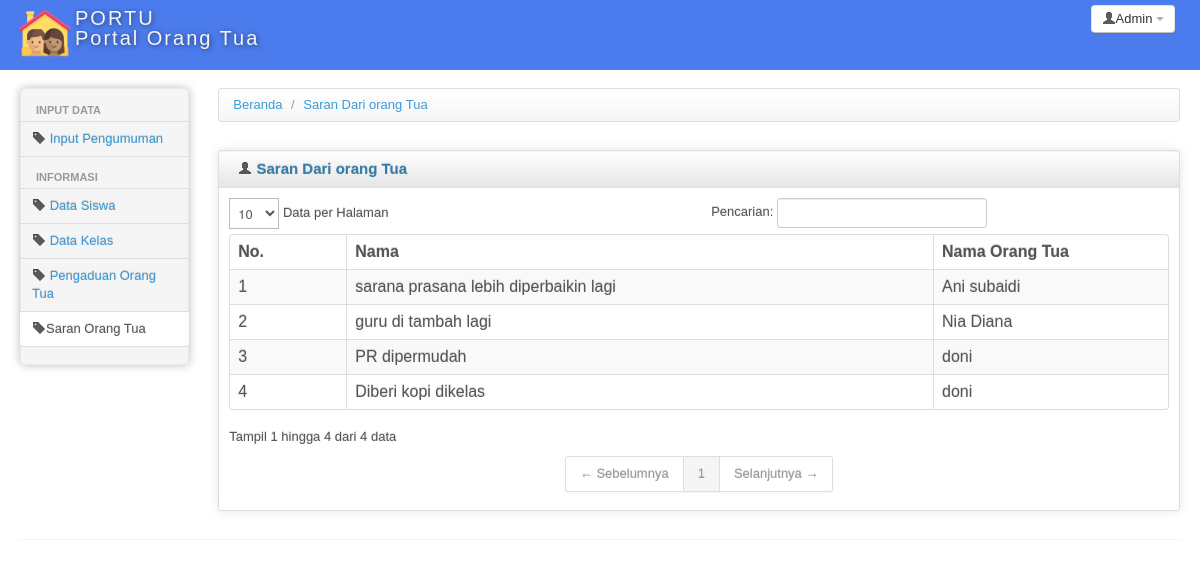
/portu/index.php?modul=saran_A (signed in), run on the app's committed database.
### tables this page shows
CREATE TABLE IF NOT EXISTS `saran` (
  `id_saran` int(11) NOT NULL AUTO_INCREMENT,
  `saran` varchar(111) NOT NULL,
  `id_ortu` int(11) NOT NULL,
  PRIMARY KEY (`id_saran`)
);

CREATE TABLE IF NOT EXISTS `ortu` (
  `id_ortu` int(11) NOT NULL AUTO_INCREMENT,
  `nama_ortu` varchar(111) NOT NULL,
  `username` varchar(111) NOT NULL,
  `password` varchar(111) NOT NULL,
  `hak_akses` varchar(10) NOT NULL,
  PRIMARY KEY (`id_ortu`)
);

### portu/modul/mod_saran/saran_A.php (the view, shortened to what this page needs)
<?php
$query = mysql_query("select * from saran inner join ortu on ortu.id_ortu=saran.id_ortu");
?>
<div>
    <ul class="breadcrumb">
        <li>
            <a href="index.php?modul=home">Beranda</a> <span class="divider">/</span>
        </li>
        <li>
            <a href="index.php?modul=saran">Saran Dari orang Tua</a>
        </li>
    </ul>
</div>
<div class="row-fluid sortable">
    <div class="box span12">
        <div class="box-header well" data-original-title>
            <h2><i class="icon-user"></i> Saran Dari orang Tua</h2>
        </div>
        <div class="box-content">
            <table class="table table-striped table-bordered bootstrap-datatable datatable">
                <thead>
                    <tr>
                        <th style="width: 10%;">
                            No.
                        </th>
                        <th style="width: 50%;">
                            Nama
                        </th>
                        <th style="width: 20%;">
                            Nama Orang Tua
                        </th>
                    </tr>
                </thead>
                <tbody>
                    <?php
                    $i = 1;
                    while ($data = mysql_fetch_array($query)) {
                    ?>
                        <tr>
                            <td><?php echo $i++; ?></td>
                            <td><?php echo $data['saran']; ?></td>
                            <td><?php echo $data['nama_ortu']; ?></td>
                        </tr>
                    <?php } ?>
                </tbody>
            </table>
        </div>
    </div>
</div>

### portu/css/charisma-app.css (style rules this page uses)
.box { border: 1px solid #DEDEDE; border-radius:3px; -webkit-border-radius:3px; -moz-border-radius:3px; margin-top: 10px; margin-bottom: 10px ; box-shadow: 0 0 10px rgba(189, 189, 189, 0.4); -webkit-box-shadow: 0 0 10px rgba(189, 189, 189, 0.4); -moz-box-shadow: 0 0 10px rgba(189, 189, 189, 0.4); }
.box-header { border:none; padding-top:5px; border-bottom: 1px solid #DEDEDE; border-radius:3px 3px 0 0; -webkit-border-radius:3px 3px 0 0; -moz-border-radius:3px 3px 0 0; height:12px; min-height:12px; margin-bottom: 0; cursor:move; font-weight:bold; font-size:16px; background: -moz-linear-gradient(top, rgba(255,255,255,0) 0%, rgba(0,0,0,0.1) 100%); background: -webkit-gradient(linear, left top, left bottom, color-stop(0%,rgba(255,255,255,0)), color-stop(100%,rgba(0,0,0,0.1))); background: -webkit-linear-gradient(top, rgba(255,255,255,0) 0%,rgba(0,0,0,0.1) 100%); background: -o-linear-gradient(top, rgba(255,255,255,0) 0%,rgba(0,0,0,0.1) 100%); background: -ms-linear-gradient(top, rgba(255,255,255,0) 0%,rgba(0,0,0,0.1) 100%); background: linear-gradient(to bottom, rgba(255,255,255,0) 0%,rgba(0,0,0,0.1) 100%); filter: progid:DXImageTransform.Microsoft.gradient( startColorstr='#00ffffff', endColorstr='#1a000000',GradientType=0 ); }
.box-header h2 { font-size:15px; width:auto; clear:none; float:left; line-height:25px; white-space: nowrap; }
.box-header h2 > i { margin-top:1px; }
.box-content { padding:10px; }

### portu/header.php (style rules this page uses)
body { padding-bottom: 40px; }

### data on the page
saran: saran "sarana prasana lebih diperbaikin lagi", id_ortu.nama_ortu "Ani subaidi"
saran: saran "guru di tambah lagi", id_ortu.nama_ortu "Nia Diana"
saran: saran "PR dipermudah", id_ortu.nama_ortu "doni"
saran: saran "Diberi kopi dikelas", id_ortu.nama_ortu "doni"

### other printed values
$_SESSION['nama'] "Admin"
